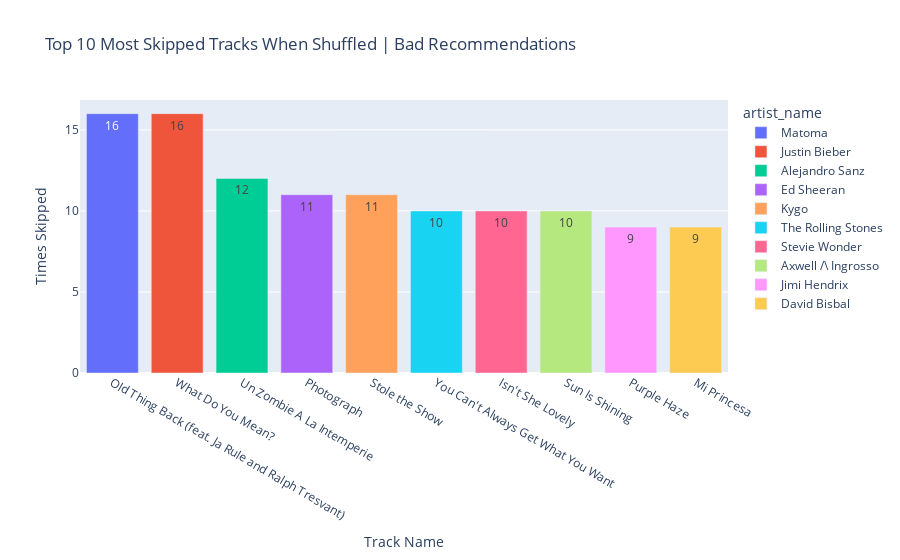

Notebook code cell kept with this figure:
### Code cell
# Most skipped tracks when shuffled - Bad recommendations

top_shuffled_skipped_tracks = df_shuffled_skip.groupby(['track_name','artist_name']).agg(times_skipped = ('skipped','count')).reset_index().sort_values(by='times_skipped', ascending=False).head(10)

fig3 = px.bar(
    top_shuffled_skipped_tracks, 
    x='track_name', 
    y='times_skipped', 
    title='Top 10 Most Skipped Tracks When Shuffled | Bad Recommendations',
    labels={'track_name': 'Track Name', 'times_skipped': 'Times Skipped'},
    color='artist_name',
    text='times_skipped',
)

fig3.show()

### Figure 1 — Plotly figure (JSON) as saved in the notebook; plotly's stock layout.template omitted (floating-point values rounded to 4 significant figures)
{"data": [{"hovertemplate": "artist_name=Matoma<br>Track Name=%{x}<br>Times Skipped=%{text}<extra></extra>", "legendgroup": "Matoma", "marker": {"color": "#636efa", "pattern": {"shape": ""}}, "name": "Matoma", "orientation": "v", "showlegend": true, "text": [16.0], "textposition": "auto", "type": "bar", "x": ["Old Thing Back (feat. Ja Rule and Ralph Tresvant)"], "xaxis": "x", "y": [16], "yaxis": "y"}, {"hovertemplate": "artist_name=Justin Bieber<br>Track Name=%{x}<br>Times Skipped=%{text}<extra></extra>", "legendgroup": "Justin Bieber", "marker": {"color": "#EF553B", "pattern": {"shape": ""}}, "name": "Justin Bieber", "orientation": "v", "showlegend": true, "text": [16.0], "textposition": "auto", "type": "bar", "x": ["What Do You Mean?"], "xaxis": "x", "y": [16], "yaxis": "y"}, {"hovertemplate": "artist_name=Alejandro Sanz<br>Track Name=%{x}<br>Times Skipped=%{text}<extra></extra>", "legendgroup": "Alejandro Sanz", "marker": {"color": "#00cc96", "pattern": {"shape": ""}}, "name": "Alejandro Sanz", "orientation": "v", "showlegend": true, "text": [12.0], "textposition": "auto", "type": "bar", "x": ["Un Zombie A La Intemperie"], "xaxis": "x", "y": [12], "yaxis": "y"}, {"hovertemplate": "artist_name=Ed Sheeran<br>Track Name=%{x}<br>Times Skipped=%{text}<extra></extra>", "legendgroup": "Ed Sheeran", "marker": {"color": "#ab63fa", "pattern": {"shape": ""}}, "name": "Ed Sheeran", "orientation": "v", "showlegend": true, "text": [11.0], "textposition": "auto", "type": "bar", "x": ["Photograph"], "xaxis": "x", "y": [11], "yaxis": "y"}, {"hovertemplate": "artist_name=Kygo<br>Track Name=%{x}<br>Times Skipped=%{text}<extra></extra>", "legendgroup": "Kygo", "marker": {"color": "#FFA15A", "pattern": {"shape": ""}}, "name": "Kygo", "orientation": "v", "showlegend": true, "text": [11.0], "textposition": "auto", "type": "bar", "x": ["Stole the Show"], "xaxis": "x", "y": [11], "yaxis": "y"}, {"hovertemplate": "artist_name=The Rolling Stones<br>Track Name=%{x}<br>Times Skipped=%{text}<extra></extra>", "legendgroup": "The Rolling Stones", "marker": {"color": "#19d3f3", "pattern": {"shape": ""}}, "name": "The Rolling Stones", "orientation": "v", "showlegend": true, "text": [10.0], "textposition": "auto", "type": "bar", "x": ["You Can't Always Get What You Want"], "xaxis": "x", "y": [10], "yaxis": "y"}, {"hovertemplate": "artist_name=Stevie Wonder<br>Track Name=%{x}<br>Times Skipped=%{text}<extra></extra>", "legendgroup": "Stevie Wonder", "marker": {"color": "#FF6692", "pattern": {"shape": ""}}, "name": "Stevie Wonder", "orientation": "v", "showlegend": true, "text": [10.0], "textposition": "auto", "type": "bar", "x": ["Isn't She Lovely"], "xaxis": "x", "y": [10], "yaxis": "y"}, {"hovertemplate": "artist_name=Axwell /\\ Ingrosso<br>Track Name=%{x}<br>Times Skipped=%{text}<extra></extra>", "legendgroup": "Axwell /\\ Ingrosso", "marker": {"color": "#B6E880", "pattern": {"shape": ""}}, "name": "Axwell /\\ Ingrosso", "orientation": "v", "showlegend": true, "text": [10.0], "textposition": "auto", "type": "bar", "x": ["Sun Is Shining"], "xaxis": "x", "y": [10], "yaxis": "y"}, {"hovertemplate": "artist_name=Jimi Hendrix<br>Track Name=%{x}<br>Times Skipped=%{text}<extra></extra>", "legendgroup": "Jimi Hendrix", "marker": {"color": "#FF97FF", "pattern": {"shape": ""}}, "name": "Jimi Hendrix", "orientation": "v", "showlegend": true, "text": [9.0], "textposition": "auto", "type": "bar", "x": ["Purple Haze"], "xaxis": "x", "y": [9], "yaxis": "y"}, {"hovertemplate": "artist_name=David Bisbal<br>Track Name=%{x}<br>Times Skipped=%{text}<extra></extra>", "legendgroup": "David Bisbal", "marker": {"color": "#FECB52", "pattern": {"shape": ""}}, "name": "David Bisbal", "orientation": "v", "showlegend": true, "text": [9.0], "textposition": "auto", "type": "bar", "x": ["Mi Princesa"], "xaxis": "x", "y": [9], "yaxis": "y"}], "layout": {"barmode": "relative", "legend": {"title": {"text": "artist_name"}, "tracegroupgap": 0}, "title": {"text": "Top 10 Most Skipped Tracks When Shuffled | Bad Recommendations"}, "xaxis": {"anchor": "y", "domain": [0, 1], "title": {"text": "Track Name"}}, "yaxis": {"anchor": "x", "domain": [0, 1], "title": {"text": "Times Skipped"}}}}
